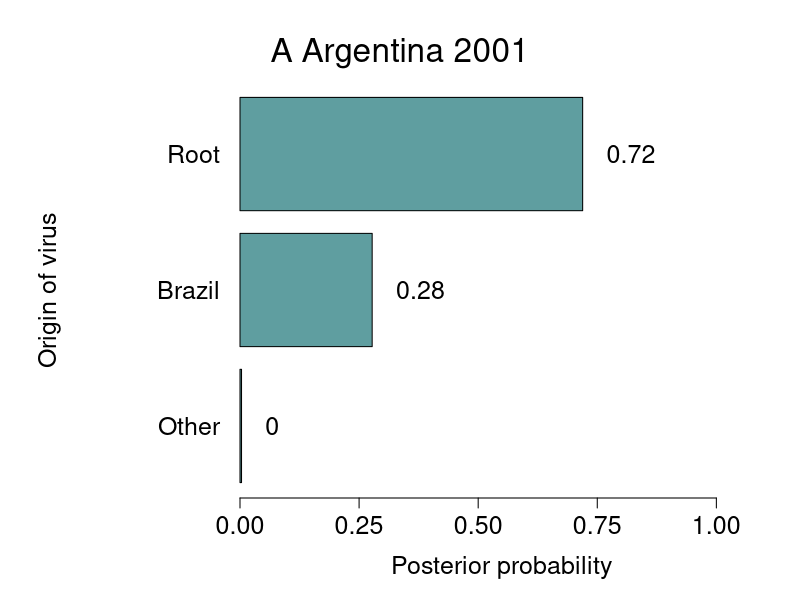
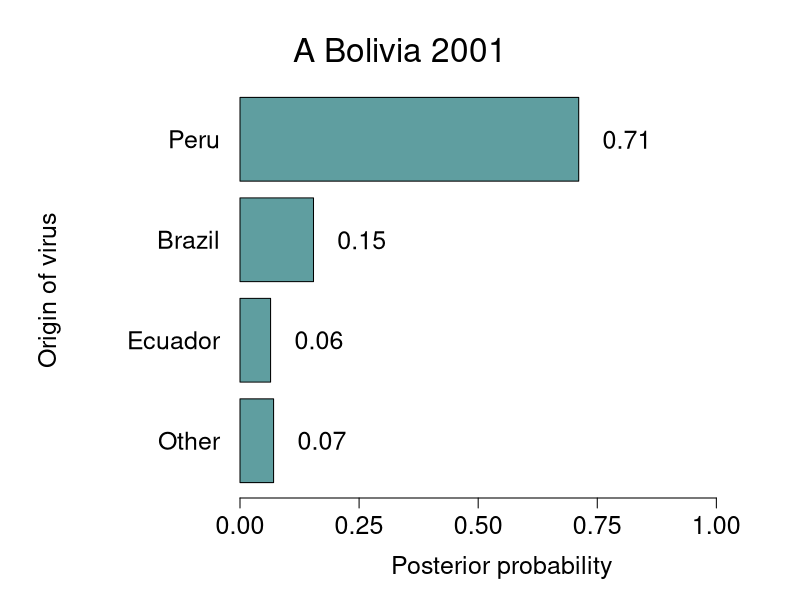
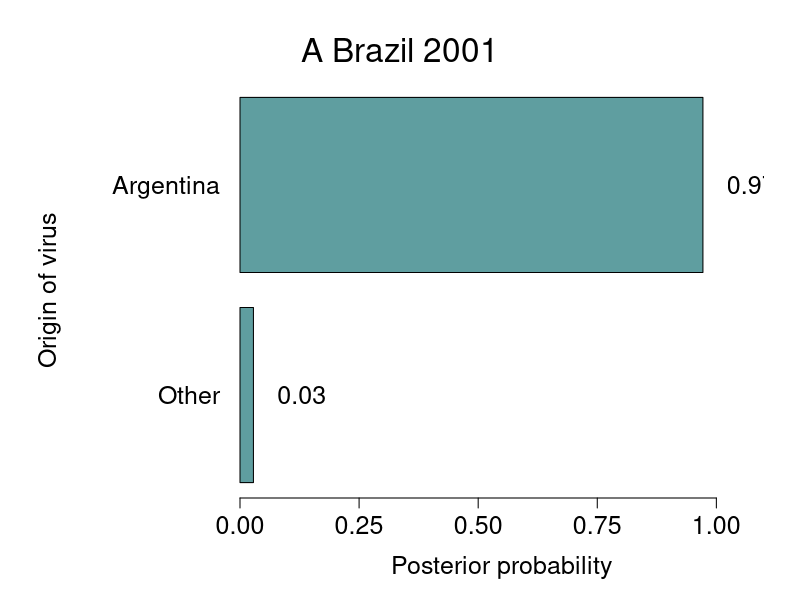
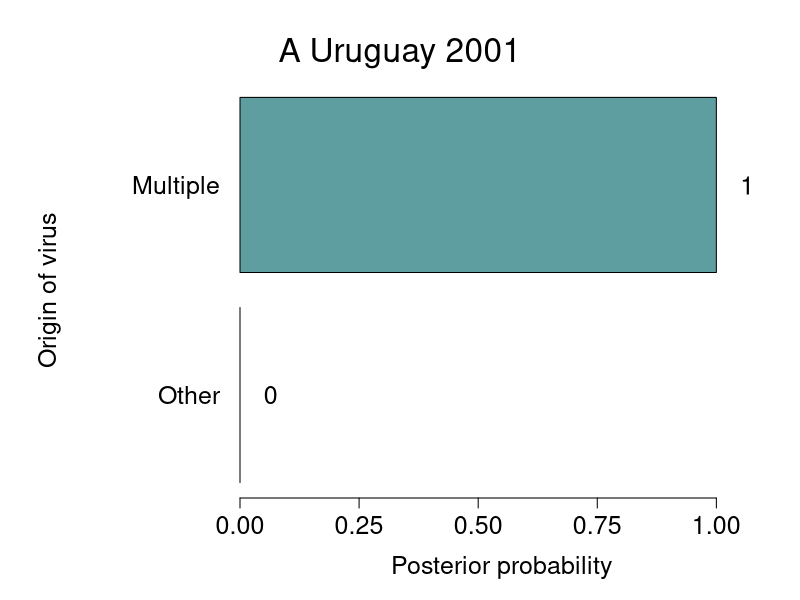
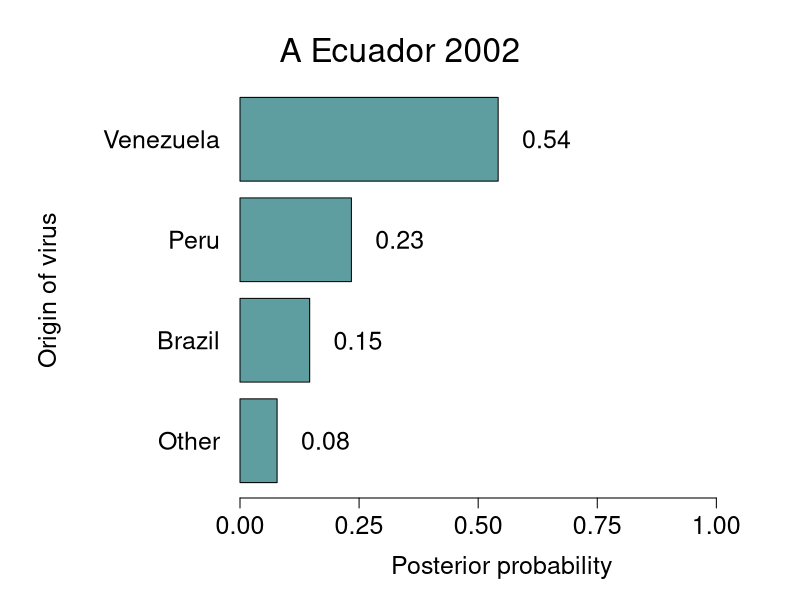
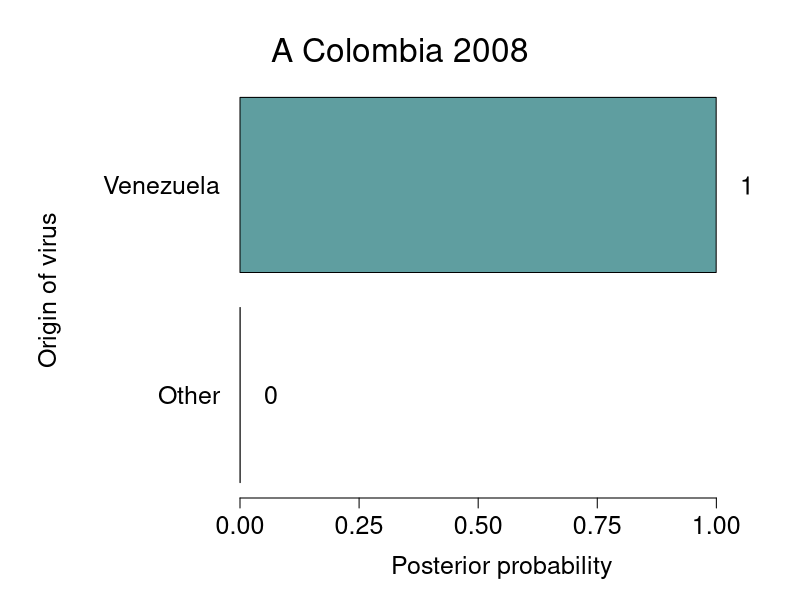
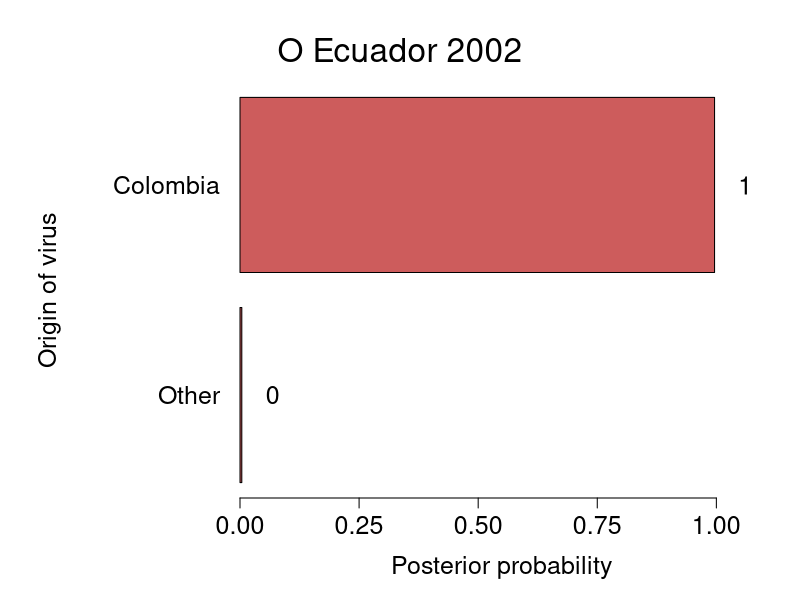
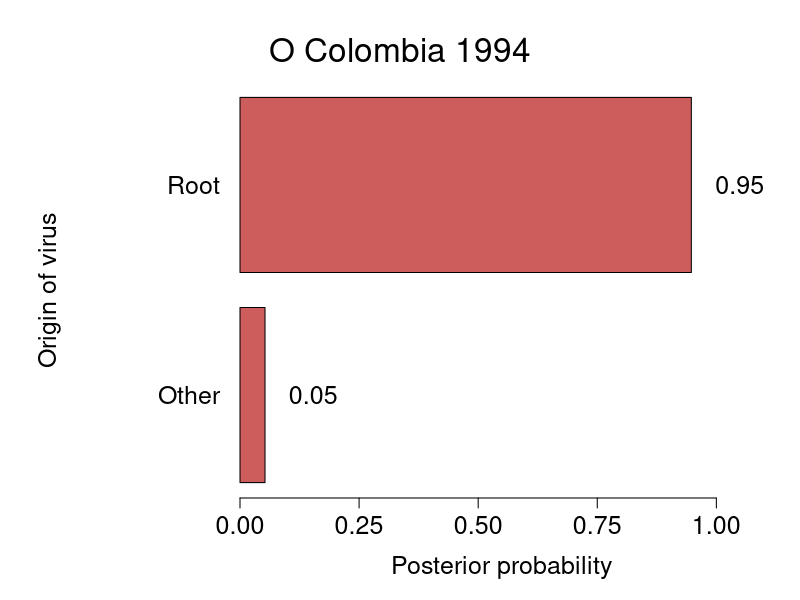

Generate these figures, in order, with R:
### This script will produce the plots presented in Figure 4 in the main text
### We will summarise and plot the results of the "Epidemic tracing" analysis 
### This script modifies R code by Matthew Hall (IEB, Edinburgh) to analysed the output of BEAST tools "BranchJumpPlotter.java" and
### "TaxaOriginTrait.java", also by Matthew! Hence, thanks a lot, Matthew! ;-)
### Copyleft (or the one to blame): Carvalho, LMF (2014)

library(plotrix)
getStates <- function(rnames, fullnames) fullnames[as.numeric(sapply(rnames, function(s) grep(s, fullnames, ignore.case = TRUE)))]
plotJumpstbl <- function(tbl,  graphTitle, fullnames, groupLimit = .05, colour = "cadetblue"){
  noTrees <- sum(tbl[,1])
  column3 <- tbl[,1]/noTrees
  tbl <- cbind(tbl, column3)
  to.drop <- numeric(length = nrow(tbl))
  tbl <- cbind(tbl, to.drop)
  
  other.or.none.n <- 0
  other.or.none.d <- 0
  
  for(row in 1:nrow(tbl)){
    if(tbl[row, 2]<groupLimit){	
      other.or.none.n <- other.or.none.n + tbl[row, 1]
      other.or.none.d <- other.or.none.d + tbl[row, 2]
      tbl[row, 3] <- 1 
    }
  }
  
  tbl <- tbl[tbl[, 3]==0,]  
  tbl <- tbl[order(tbl[, 2]), ]  
  end.row <- c(other.or.none.n, other.or.none.d)
  tbl <- rbind(end.row,tbl)
  rownames(tbl)[1] <- "Other"
  row.names(tbl) <- getStates(row.names(tbl), fullnames)
  
  pdf(paste("../FIGURES/PLOTS/Origins", graphTitle, ".pdf", sep = "")) 
  par(mar = c(5.1, 12, 4.1, 1.8))
  bp <- barplot(as.numeric(tbl[, 2]), names.arg = row.names(tbl), xlim = c(0, 1.1),
                horiz = TRUE, xaxt="n", cex.lab = 1.5, cex.axis = 1.5, cex.names = 1.5,
                las = 1, col = colour, xlab = "Posterior probability", ylab = "Origin of virus\n\n\n\n")
  print(bp)
  mtext(graphTitle, side = 3, at = getFigCtr()[1], line = 0.8, cex = 2)
  axis(1, seq(0, 1, by = 0.25), cex.axis = 1.5)
  text(tbl[, 2] + groupLimit, bp, round(as.numeric(tbl[, 2]), digits = 2), adj = 0, cex = 1.5)
	dev.off()		
}
states <- c("Argentina", "Bolivia", "Brazil", "Colombia", "Ecuador", "Paraguay", "Peru", "Venezuela", "Uruguay", "Multiple", "Other", "Root") 

### Serotype A

A_Arg2001 <- read.table("../DATA/BEAST_OUTPUT/A_Arg_2001.csv", row.names = 1, sep = ",", header = FALSE)
A_Bol2001 <- read.table("../DATA/BEAST_OUTPUT/A_Bol_2001.csv", row.names = 1, sep = ",", header = FALSE)
A_Bra2001 <- read.table("../DATA/BEAST_OUTPUT/A_Bra_2001.csv", row.names = 1, sep = ",", header = FALSE)
A_Uru2001 <- read.table("../DATA/BEAST_OUTPUT/A_Uru_2001.csv", row.names = 1, sep = ",", header = FALSE)
A_Ecu2002 <- read.table("../DATA/BEAST_OUTPUT/A_Ecu_2002.csv", row.names = 1, sep = ",", header = FALSE)
A_Col2008 <- read.table("../DATA/BEAST_OUTPUT/A_Col_2008.csv", row.names = 1, sep = ",", header = FALSE)


plotJumpstbl(A_Arg2001, graphTitle = "A Argentina 2001", fullnames = states)
plotJumpstbl(A_Bol2001, graphTitle = "A Bolivia 2001", fullnames = states)
plotJumpstbl(A_Bra2001, graphTitle = "A Brazil 2001", fullnames = states)
plotJumpstbl(A_Uru2001, graphTitle = "A Uruguay 2001", fullnames = states)
plotJumpstbl(A_Ecu2002, graphTitle = "A Ecuador 2002", fullnames = states)
plotJumpstbl(A_Col2008, graphTitle = "A Colombia 2008", fullnames = states)

### Serotype O

O_Ecu2002 <- read.table("../DATA/BEAST_OUTPUT/O_Ecu_2002.csv", row.names = 1, sep = ",", header = FALSE)
O_Col1994 <- read.table("../DATA/BEAST_OUTPUT/O_Col_1994.csv", row.names = 1, sep = ",", header = FALSE)
O_Ven2003 <- read.table("../DATA/BEAST_OUTPUT/O_Ven_2003.csv", row.names = 1, sep = ",", header = FALSE)
O_Per2004 <- read.table("../DATA/BEAST_OUTPUT/O_Per_2004.csv", row.names = 1, sep = ",", header = FALSE)

plotJumpstbl(O_Ecu2002, graphTitle = "O Ecuador 2002", fullnames = states, colour = "indianred")
plotJumpstbl(O_Col1994, graphTitle = "O Colombia 1994", fullnames = states, colour = "indianred")
plotJumpstbl(O_Ven2003, graphTitle = "O Venezuela 2003", fullnames = states, colour = "indianred")
plotJumpstbl(O_Per2004, graphTitle = "O Peru 2004", fullnames = states, colour = "indianred")
